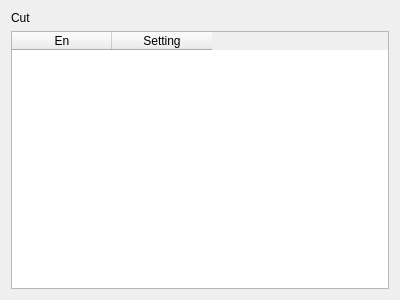
<?xml version="1.0" encoding="UTF-8"?>
<ui version="4.0">
 <class>CheckPage</class>
 <widget class="QWidget" name="CheckPage">
  <property name="geometry">
   <rect>
    <x>0</x>
    <y>0</y>
    <width>400</width>
    <height>300</height>
   </rect>
  </property>
  <property name="windowTitle">
   <string>Form</string>
  </property>
  <layout class="QVBoxLayout" name="verticalLayout">
   <item>
    <widget class="QLabel" name="label">
     <property name="text">
      <string>Cut</string>
     </property>
    </widget>
   </item>
   <item>
    <widget class="QTableWidget" name="tableWidget">
     <attribute name="verticalHeaderVisible">
      <bool>false</bool>
     </attribute>
     <column>
      <property name="text">
       <string>En</string>
      </property>
     </column>
     <column>
      <property name="text">
       <string>Setting</string>
      </property>
     </column>
    </widget>
   </item>
  </layout>
 </widget>
 <resources/>
 <connections/>
</ui>
